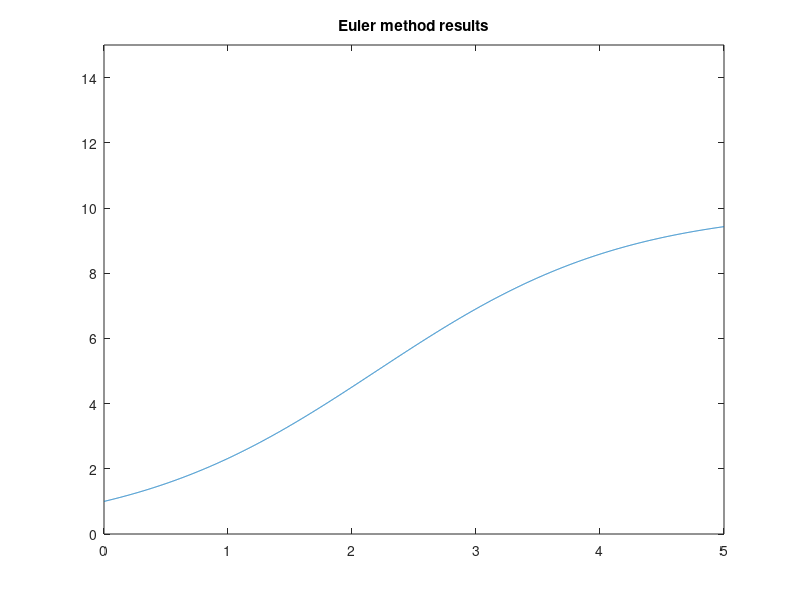

Here is the MATLAB script that generated this plot: (Note: this script raises an error after producing the figure.)
%% explicit definition of function. ie., population curve
clc;
close all;
clear all;
dt = [1,1/2,1/4,1/8];
tend = 5;
y0 = 1;    
t = 0:0.001:tend;                  % small time step for exact function
p = 10./(1+9*exp(-t));             % exact value

%% %% Plotting and computing Euler method results
Euler_E = zeros(1,size(dt,2));
app_euler = zeros(1,size(dt,2));
figure(1)
plot(t,p,'DisplayName','Exact function')
title('Euler method results')
axis([0 tend 0 15]);
hold on;
best_euler = euler(y0,dt(4),tend);% To compute approximate error
for i = 1:size(dt,2)
    yeuler = euler(y0,dt(i),tend);
    figure(1)
    plot(0:dt(i):tend,yeuler,'DisplayName',strcat('dt = ',string(dt(i))));
    hold on;
    pexact = 10./(1+9*exp(-(0:dt(i):tend)));
    app_euler(i) = sqrt((dt(i)/tend)*sum((yeuler - downsample(best_euler,2^(4-i))).^2));%computing approximate error
    Euler_E(i) = sqrt((dt(i)/tend)*sum((yeuler - pexact).^2));
end
legend('show')


%% %% Plotting and computing Heun method results
Heun_E = zeros(1,size(dt,2));
app_heun = zeros(1,size(dt,2));
figure(2)
plot(t,p,'DisplayName','Exact function')
title('Heun method results')
axis([0 tend 0 15]);
hold on;
best_heun = heun(y0,dt(4),tend);% To compute approximate error
for i = 1:size(dt,2)
    yheun = heun(y0,dt(i),tend);
    figure(2)
    plot(0:dt(i):tend,yheun,'DisplayName',strcat('dt = ',string(dt(i))));
    hold on;
    pexact = 10./(1+9*exp(-(0:dt(i):tend)));
    app_heun(i) = sqrt((dt(i)/tend)*sum((yheun - downsample(best_heun,2^(4-i))).^2));%computing approximate error
    Heun_E(i) = sqrt((dt(i)/tend)*sum((yheun - pexact).^2));
end
legend('show')

%% %% Plotting and computing Runge-Kutta method results
rk_E = zeros(1,size(dt,2));
app_rk = zeros(1,size(dt,2));
figure(3)
plot(t,p,'DisplayName','Exact function')
title('Runge Kutta method results')
axis([0 tend 0 15]);
hold on;
best_rk = rk(y0,dt(4),tend);% To compute approximate error
for i = 1:size(dt,2)
    yrk = rk(y0,dt(i),tend);
    figure(3)
    plot(0:dt(i):tend,yrk,'DisplayName',strcat('dt = ',string(dt(i))));
    hold on;
    pexact = 10./(1+9*exp(-(0:dt(i):tend)));
    app_rk(i) = sqrt((dt(i)/tend)*sum((yrk - downsample(best_rk,2^(4-i))).^2));%computing approximate error
    rk_E(i) = sqrt((dt(i)/tend)*sum((yrk - pexact).^2));
end
legend('show')

%% %%Function definition for computing p'

function differential = diff(x)
differential = (1-x/10)*x;
end


%%  %%Function definition 1: Euler method

function y = euler(y0,dt,tend)
y = zeros(1,tend/dt+1);
y(1) = y0;
for i = 2:(tend/dt+1)
    y(i) = y(i-1) + dt*(diff(y(i-1)));
end
end

%% %% Function definition 2 : Heun method
function y = heun(y0,dt,tend)
y = zeros(1,tend/dt+1);
y(1) = y0;
for i = 2:(tend/dt+1)
    y_temp = y(i-1) + dt*(diff(y(i-1)));
    y(i) = y(i-1) + (dt/2)*(diff(y(i-1)) + diff(y_temp));
end
end

%% %% Function definition 2 : Runge-Kutta method
function y = rk(y0,dt,tend)
y = zeros(1,tend/dt+1);
y(1) = y0;
for i = 2:(tend/dt+1)
    y1 = diff(y(i-1));
    y2 = diff(y(i-1)+(dt/2)*y1);
    y3 = diff(y(i-1)+(dt/2)*y2);
    y4 = diff(y(i-1)+dt*y3);
    y(i) = y(i-1) + (dt/6)*(y1 + 2*y2 + 2*y3 + y4);
end
end